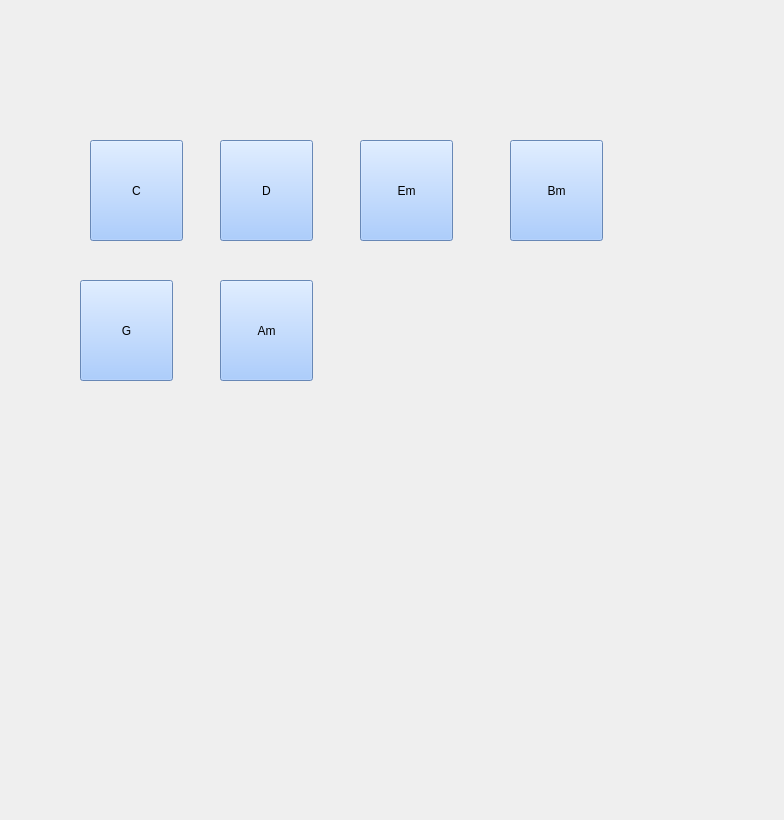
<?xml version="1.0" encoding="UTF-8"?>
<ui version="4.0">
 <class>Form</class>
 <widget class="QWidget" name="Form">
  <property name="geometry">
   <rect>
    <x>0</x>
    <y>0</y>
    <width>784</width>
    <height>820</height>
   </rect>
  </property>
  <property name="windowTitle">
   <string>TangYijun_guitar</string>
  </property>
  <widget class="QPushButton" name="button_C">
   <property name="geometry">
    <rect>
     <x>90</x>
     <y>140</y>
     <width>93</width>
     <height>101</height>
    </rect>
   </property>
   <property name="styleSheet">
    <string notr="true">background-color:rgb(146, 190, 255)</string>
   </property>
   <property name="text">
    <string>C</string>
   </property>
  </widget>
  <widget class="QPushButton" name="button_D">
   <property name="geometry">
    <rect>
     <x>220</x>
     <y>140</y>
     <width>93</width>
     <height>101</height>
    </rect>
   </property>
   <property name="styleSheet">
    <string notr="true">background-color:rgb(146, 190, 255)</string>
   </property>
   <property name="text">
    <string>D</string>
   </property>
  </widget>
  <widget class="QPushButton" name="button_Em">
   <property name="geometry">
    <rect>
     <x>360</x>
     <y>140</y>
     <width>93</width>
     <height>101</height>
    </rect>
   </property>
   <property name="styleSheet">
    <string notr="true">background-color:rgb(146, 190, 255)</string>
   </property>
   <property name="text">
    <string>Em</string>
   </property>
  </widget>
  <widget class="QPushButton" name="button_Bm7">
   <property name="geometry">
    <rect>
     <x>510</x>
     <y>140</y>
     <width>93</width>
     <height>101</height>
    </rect>
   </property>
   <property name="styleSheet">
    <string notr="true">background-color:rgb(146, 190, 255)</string>
   </property>
   <property name="text">
    <string>Bm</string>
   </property>
  </widget>
  <widget class="QPushButton" name="button_G">
   <property name="geometry">
    <rect>
     <x>80</x>
     <y>280</y>
     <width>93</width>
     <height>101</height>
    </rect>
   </property>
   <property name="styleSheet">
    <string notr="true">background-color:rgb(146, 190, 255)</string>
   </property>
   <property name="text">
    <string>G</string>
   </property>
  </widget>
  <widget class="QPushButton" name="button_Am">
   <property name="geometry">
    <rect>
     <x>220</x>
     <y>280</y>
     <width>93</width>
     <height>101</height>
    </rect>
   </property>
   <property name="styleSheet">
    <string notr="true">background-color:rgb(146, 190, 255)</string>
   </property>
   <property name="text">
    <string>Am</string>
   </property>
  </widget>
 </widget>
 <resources/>
 <connections/>
</ui>
